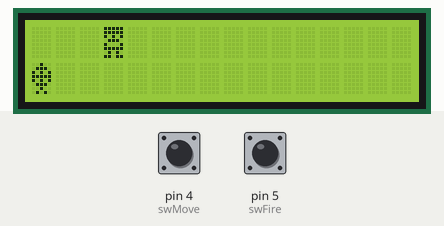
The sketch below on a simulated Arduino Uno, built with avr-gcc and run on an emulated ATmega328P. On the bench: 16×2 character LCD. The test bench sets the inputs (shaded band); at power-on: pin 5 (swFire) LOW, pin 4 (swMove) LOW.

Above: at 2.8 s.
2.9 s: pin 5 (swFire) pulled HIGH for 0.15 s
At 3.8 s:
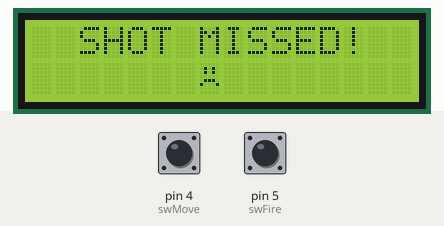
4.5 s: pin 5 (swFire) pulled HIGH for 1 s
At 5.6 s:
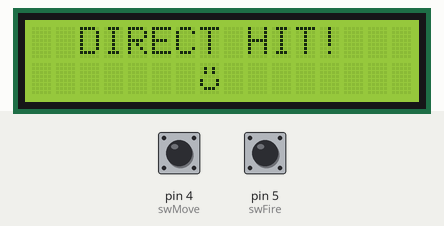
6.1 s: pin 4 (swMove) pulled HIGH for 0.15 s
At 6.35 s:
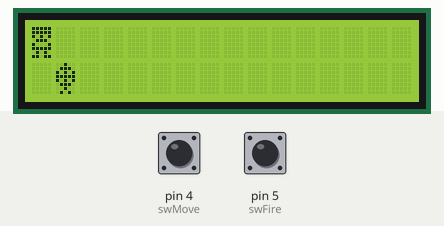
6.8 s: pin 4 (swMove) pulled HIGH for 1 s
At 7.77 s:
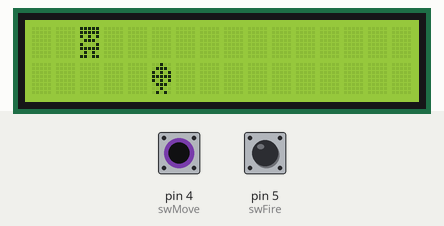
Timing chart, 0 to 9.4 s (numbered marks = the images above; inputs shaded):
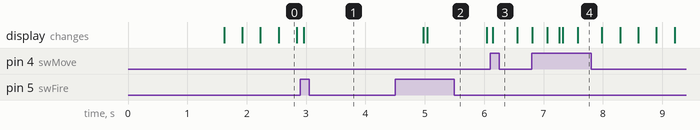

The sketch:

code.ino
```cpp
#include <LiquidCrystal_I2C.h>


LiquidCrystal_I2C lcd(0x27, 16, 2);
int swMove = 4;  // Right button to move rocket
int swFire = 5;  // Left button to fire
int rocketPos = 0;
int alienPos = 0;


byte rocketChar[] = {
  B00100,
  B01110,
  B10101,
  B11111,
  B10101,
  B01110,
  B00100,
  B01010
};
byte alienChar[] = {
  B11111,
  B11111,
  B10101,
  B01110,
  B10001,
  B11111,
  B01010,
  B11011
};
byte explosionChar[] = {
  B00000,
  B01010,
  B01010,
  B00000,
  B10001,
  B10001,
  B01110,
  B00000
};
byte sadChar[] = {
  B00000,
  B01010,
  B01010,
  B00000,
  B01110,
  B10001,
  B00000,
  B00000
};
void setup() {
  pinMode(swMove, INPUT);
  pinMode(swFire, INPUT);
  lcd.init();
  lcd.backlight();
  randomSeed(analogRead(0));


  lcd.createChar(0, rocketChar);
  lcd.createChar(1, alienChar);
  lcd.createChar(2, explosionChar);
  lcd.createChar(3, sadChar);


  lcd.setCursor(0, 0);
  lcd.print("  GAME STARTING");
  delay(1500);
  lcd.clear();
}
void loop() {
  rocketPos = 0;
  alienPos = 0;
  for (int i = 0; i < 16; i++) {
    lcd.clear();
    lcd.setCursor(alienPos, 0);
    lcd.write(byte(1)); // Alien
    lcd.setCursor(rocketPos, 1);
    lcd.write(byte(0)); // Rocket


    for (int j = 0; j < 6; j++) {
      delay(50);
      if (digitalRead(swMove) == HIGH) {
        lcd.setCursor(rocketPos, 1);
        lcd.print(" ");
        rocketPos++;
        if (rocketPos > 15) rocketPos = 0;
        lcd.setCursor(rocketPos, 1);
        lcd.write(byte(0));
        delay(200);
      }
      if (digitalRead(swFire) == HIGH) {
        if (rocketPos == alienPos) {
          showHit();
        } else {
          showMiss();
        }
        return;
      }
    }
    alienPos++;
    if (alienPos > 15) {
      return;
    }
  }
}
void showHit() {
  lcd.clear();
  lcd.setCursor(0, 0);
  lcd.print("  DIRECT HIT!");
  lcd.setCursor(7, 1);
  lcd.write(byte(2)); // Explosion
  delay(1000);
}
void showMiss() {
  lcd.clear();
  lcd.setCursor(0, 0);
  lcd.print("  SHOT MISSED!");
  lcd.setCursor(7, 1);
  lcd.write(byte(3)); // Sad face
  delay(2000);
}
```

Measured:
- after the input at 2.9 s, the display: changes after 0.06 s (image 1)
- after the input at 4.5 s, the display: first differs from a run without the input after 0.54 s (image 2)
